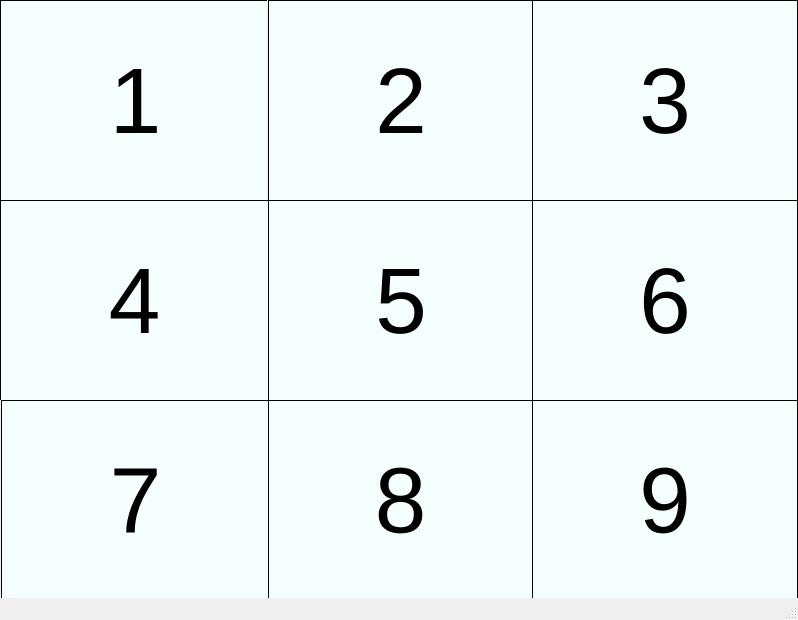
<?xml version="1.0" encoding="UTF-8"?>
<ui version="4.0">
 <class>MainWindow</class>
 <widget class="QMainWindow" name="MainWindow">
  <property name="geometry">
   <rect>
    <x>0</x>
    <y>0</y>
    <width>798</width>
    <height>620</height>
   </rect>
  </property>
  <property name="windowTitle">
   <string>MainWindow</string>
  </property>
  <widget class="QWidget" name="centralwidget">
   <widget class="QWidget" name="block_1" native="true">
    <property name="geometry">
     <rect>
      <x>0</x>
      <y>0</y>
      <width>267</width>
      <height>201</height>
     </rect>
    </property>
    <property name="minimumSize">
     <size>
      <width>267</width>
      <height>200</height>
     </size>
    </property>
    <property name="font">
     <font>
      <pointsize>70</pointsize>
     </font>
    </property>
    <property name="autoFillBackground">
     <bool>false</bool>
    </property>
    <property name="styleSheet">
     <string notr="true">border: 1px solid rgb(0, 0, 0); background:rgb(244, 254, 255)</string>
    </property>
    <widget class="QLabel" name="label">
     <property name="geometry">
      <rect>
       <x>0</x>
       <y>0</y>
       <width>271</width>
       <height>201</height>
      </rect>
     </property>
     <property name="font">
      <font>
       <pointsize>70</pointsize>
      </font>
     </property>
     <property name="styleSheet">
      <string notr="true"/>
     </property>
     <property name="text">
      <string>1</string>
     </property>
     <property name="alignment">
      <set>Qt::AlignCenter</set>
     </property>
    </widget>
   </widget>
   <widget class="QWidget" name="block_2" native="true">
    <property name="geometry">
     <rect>
      <x>268</x>
      <y>0</y>
      <width>266</width>
      <height>200</height>
     </rect>
    </property>
    <property name="minimumSize">
     <size>
      <width>266</width>
      <height>200</height>
     </size>
    </property>
    <property name="font">
     <font>
      <pointsize>70</pointsize>
     </font>
    </property>
    <property name="autoFillBackground">
     <bool>false</bool>
    </property>
    <property name="styleSheet">
     <string notr="true">border: 1px solid rgb(0, 0, 0); background:rgb(244, 254, 255)</string>
    </property>
    <widget class="QLabel" name="label_2">
     <property name="geometry">
      <rect>
       <x>0</x>
       <y>0</y>
       <width>266</width>
       <height>201</height>
      </rect>
     </property>
     <property name="font">
      <font>
       <pointsize>70</pointsize>
      </font>
     </property>
     <property name="text">
      <string>2</string>
     </property>
     <property name="alignment">
      <set>Qt::AlignCenter</set>
     </property>
    </widget>
   </widget>
   <widget class="QWidget" name="block_3" native="true">
    <property name="geometry">
     <rect>
      <x>532</x>
      <y>0</y>
      <width>266</width>
      <height>200</height>
     </rect>
    </property>
    <property name="minimumSize">
     <size>
      <width>266</width>
      <height>200</height>
     </size>
    </property>
    <property name="font">
     <font>
      <pointsize>70</pointsize>
     </font>
    </property>
    <property name="autoFillBackground">
     <bool>false</bool>
    </property>
    <property name="styleSheet">
     <string notr="true">border: 1px solid rgb(0, 0, 0); background:rgb(244, 254, 255)</string>
    </property>
    <widget class="QLabel" name="label_5">
     <property name="geometry">
      <rect>
       <x>0</x>
       <y>0</y>
       <width>266</width>
       <height>201</height>
      </rect>
     </property>
     <property name="font">
      <font>
       <pointsize>70</pointsize>
      </font>
     </property>
     <property name="text">
      <string>3</string>
     </property>
     <property name="alignment">
      <set>Qt::AlignCenter</set>
     </property>
    </widget>
   </widget>
   <widget class="QWidget" name="block_5" native="true">
    <property name="geometry">
     <rect>
      <x>268</x>
      <y>200</y>
      <width>266</width>
      <height>200</height>
     </rect>
    </property>
    <property name="minimumSize">
     <size>
      <width>266</width>
      <height>200</height>
     </size>
    </property>
    <property name="font">
     <font>
      <pointsize>70</pointsize>
     </font>
    </property>
    <property name="autoFillBackground">
     <bool>false</bool>
    </property>
    <property name="styleSheet">
     <string notr="true">border: 1px solid rgb(0, 0, 0); background:rgb(244, 254, 255)</string>
    </property>
    <widget class="QLabel" name="label_8">
     <property name="geometry">
      <rect>
       <x>0</x>
       <y>0</y>
       <width>266</width>
       <height>201</height>
      </rect>
     </property>
     <property name="font">
      <font>
       <pointsize>70</pointsize>
      </font>
     </property>
     <property name="text">
      <string>5</string>
     </property>
     <property name="alignment">
      <set>Qt::AlignCenter</set>
     </property>
    </widget>
   </widget>
   <widget class="QWidget" name="block_6" native="true">
    <property name="geometry">
     <rect>
      <x>532</x>
      <y>200</y>
      <width>266</width>
      <height>200</height>
     </rect>
    </property>
    <property name="minimumSize">
     <size>
      <width>266</width>
      <height>200</height>
     </size>
    </property>
    <property name="font">
     <font>
      <pointsize>70</pointsize>
     </font>
    </property>
    <property name="autoFillBackground">
     <bool>false</bool>
    </property>
    <property name="styleSheet">
     <string notr="true">border: 1px solid rgb(0, 0, 0); background:rgb(244, 254, 255)</string>
    </property>
    <widget class="QLabel" name="label_7">
     <property name="geometry">
      <rect>
       <x>0</x>
       <y>0</y>
       <width>266</width>
       <height>201</height>
      </rect>
     </property>
     <property name="font">
      <font>
       <pointsize>70</pointsize>
      </font>
     </property>
     <property name="text">
      <string>6</string>
     </property>
     <property name="alignment">
      <set>Qt::AlignCenter</set>
     </property>
    </widget>
   </widget>
   <widget class="QWidget" name="block_4" native="true">
    <property name="geometry">
     <rect>
      <x>0</x>
      <y>200</y>
      <width>269</width>
      <height>200</height>
     </rect>
    </property>
    <property name="minimumSize">
     <size>
      <width>266</width>
      <height>200</height>
     </size>
    </property>
    <property name="font">
     <font>
      <pointsize>70</pointsize>
     </font>
    </property>
    <property name="autoFillBackground">
     <bool>false</bool>
    </property>
    <property name="styleSheet">
     <string notr="true">border: 1px solid rgb(0, 0, 0); background:rgb(244, 254, 255)</string>
    </property>
    <widget class="QLabel" name="label_6">
     <property name="geometry">
      <rect>
       <x>0</x>
       <y>0</y>
       <width>269</width>
       <height>201</height>
      </rect>
     </property>
     <property name="font">
      <font>
       <pointsize>70</pointsize>
      </font>
     </property>
     <property name="styleSheet">
      <string notr="true"/>
     </property>
     <property name="text">
      <string>4</string>
     </property>
     <property name="alignment">
      <set>Qt::AlignCenter</set>
     </property>
    </widget>
   </widget>
   <widget class="QWidget" name="block_9" native="true">
    <property name="geometry">
     <rect>
      <x>532</x>
      <y>400</y>
      <width>266</width>
      <height>200</height>
     </rect>
    </property>
    <property name="minimumSize">
     <size>
      <width>266</width>
      <height>200</height>
     </size>
    </property>
    <property name="font">
     <font>
      <pointsize>70</pointsize>
     </font>
    </property>
    <property name="autoFillBackground">
     <bool>false</bool>
    </property>
    <property name="styleSheet">
     <string notr="true">border: 1px solid rgb(0, 0, 0); background:rgb(244, 254, 255)</string>
    </property>
    <widget class="QLabel" name="label_9">
     <property name="geometry">
      <rect>
       <x>0</x>
       <y>0</y>
       <width>266</width>
       <height>200</height>
      </rect>
     </property>
     <property name="font">
      <font>
       <pointsize>70</pointsize>
      </font>
     </property>
     <property name="text">
      <string>9</string>
     </property>
     <property name="alignment">
      <set>Qt::AlignCenter</set>
     </property>
    </widget>
   </widget>
   <widget class="QWidget" name="block_7" native="true">
    <property name="geometry">
     <rect>
      <x>1</x>
      <y>400</y>
      <width>269</width>
      <height>200</height>
     </rect>
    </property>
    <property name="minimumSize">
     <size>
      <width>266</width>
      <height>200</height>
     </size>
    </property>
    <property name="font">
     <font>
      <pointsize>70</pointsize>
     </font>
    </property>
    <property name="autoFillBackground">
     <bool>false</bool>
    </property>
    <property name="styleSheet">
     <string notr="true">border: 1px solid rgb(0, 0, 0); background:rgb(244, 254, 255)</string>
    </property>
    <widget class="QLabel" name="label_10">
     <property name="geometry">
      <rect>
       <x>0</x>
       <y>0</y>
       <width>269</width>
       <height>200</height>
      </rect>
     </property>
     <property name="font">
      <font>
       <pointsize>70</pointsize>
      </font>
     </property>
     <property name="styleSheet">
      <string notr="true"/>
     </property>
     <property name="text">
      <string>7</string>
     </property>
     <property name="alignment">
      <set>Qt::AlignCenter</set>
     </property>
    </widget>
   </widget>
   <widget class="QWidget" name="block_8" native="true">
    <property name="geometry">
     <rect>
      <x>268</x>
      <y>400</y>
      <width>265</width>
      <height>200</height>
     </rect>
    </property>
    <property name="minimumSize">
     <size>
      <width>265</width>
      <height>200</height>
     </size>
    </property>
    <property name="font">
     <font>
      <pointsize>70</pointsize>
     </font>
    </property>
    <property name="autoFillBackground">
     <bool>false</bool>
    </property>
    <property name="styleSheet">
     <string notr="true">border: 1px solid rgb(0, 0, 0); background:rgb(244, 254, 255)</string>
    </property>
    <widget class="QLabel" name="label_11">
     <property name="geometry">
      <rect>
       <x>0</x>
       <y>0</y>
       <width>265</width>
       <height>200</height>
      </rect>
     </property>
     <property name="font">
      <font>
       <pointsize>70</pointsize>
      </font>
     </property>
     <property name="text">
      <string>8</string>
     </property>
     <property name="alignment">
      <set>Qt::AlignCenter</set>
     </property>
    </widget>
   </widget>
   <zorder>block_1</zorder>
   <zorder>block_2</zorder>
   <zorder>block_3</zorder>
   <zorder>label_5</zorder>
   <zorder>label_7</zorder>
   <zorder>block_5</zorder>
   <zorder>block_6</zorder>
   <zorder>block_4</zorder>
   <zorder>block_9</zorder>
   <zorder>block_7</zorder>
   <zorder>block_8</zorder>
  </widget>
  <widget class="QStatusBar" name="statusbar"/>
 </widget>
 <resources/>
 <connections/>
</ui>
